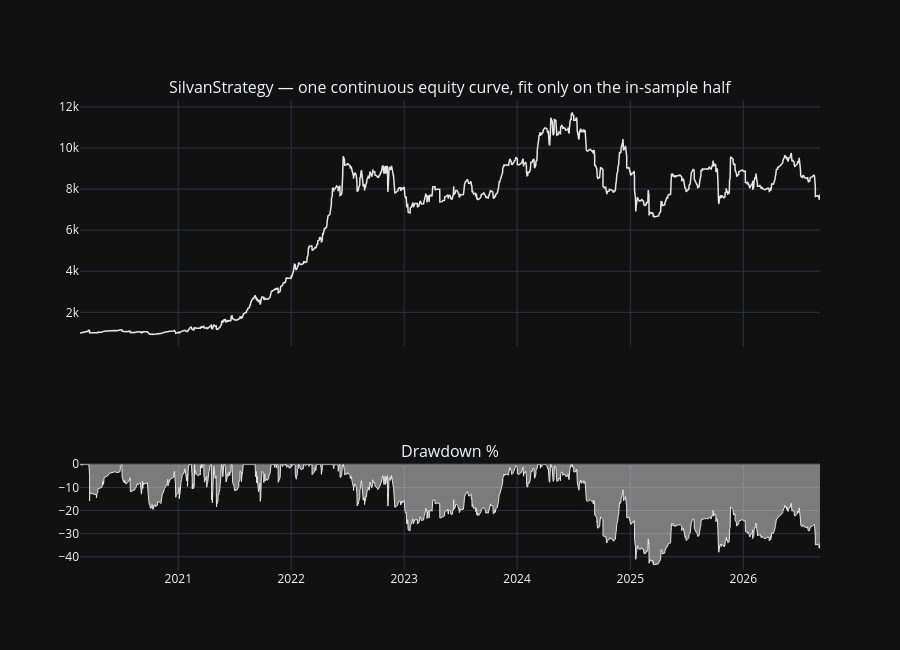

The notebook cell saved with this chart:
### Markdown cell above
## 3. The walk-forward reveal — Split A

Parameters hyperopted **only** on 2018–2023. Carried forward, completely unmodified, across the full period — the shaded regions mark in-sample (fit here) vs. out-of-sample (never seen by the optimizer).

### Code cell
SPLIT_DATES = {"A": pd.Timestamp("2023-01-01", tz="UTC"), "B": pd.Timestamp("2024-01-01", tz="UTC"), "C": pd.Timestamp("2022-01-01", tz="UTC")}

splitA_data, splitA_wallet, _ = load_backtest(SPLIT_A_ZIP)
splitA_trades = build_trades(splitA_data)
splitA_eq, splitA_dd = equity_from_trades(splitA_trades)

split_date = SPLIT_DATES["A"]
is_mask = splitA_trades["close_date"] < split_date

fig = make_subplots(rows=2, cols=1, shared_xaxes=True, row_heights=[0.7, 0.3],
                     subplot_titles=["SilvanStrategy — one continuous equity curve, fit only on the in-sample half", "Drawdown %"])
fig.add_vrect(x0=splitA_trades["close_date"].min(), x1=split_date, fillcolor="#2e7d32", opacity=0.12, line_width=0, row=1, col=1)
fig.add_vrect(x0=split_date, x1=splitA_trades["close_date"].max(), fillcolor="#c0392b", opacity=0.12, line_width=0, row=1, col=1)
fig.add_vrect(x0=splitA_trades["close_date"].min(), x1=split_date, fillcolor="#2e7d32", opacity=0.12, line_width=0, row=2, col=1)
fig.add_vrect(x0=split_date, x1=splitA_trades["close_date"].max(), fillcolor="#c0392b", opacity=0.12, line_width=0, row=2, col=1)
fig.add_vline(x=split_date, line_dash="dot", line_color="white", row=1, col=1)
fig.add_vline(x=split_date, line_dash="dot", line_color="white", row=2, col=1)
fig.add_trace(go.Scatter(x=splitA_trades["close_date"], y=splitA_eq, name="Equity",
                          line=dict(color="#e6e6e6", width=1.5)), row=1, col=1)
fig.add_trace(go.Scatter(x=splitA_trades["close_date"], y=splitA_dd, name="Drawdown",
                          line=dict(color="#e6e6e6", width=1), fill="tozeroy"), row=2, col=1)
fig.update_layout(template="plotly_dark", height=650, showlegend=False)
fig.show()

### Figure 1 — Plotly figure (JSON) as saved in the notebook; plotly's stock layout.template omitted (floating-point values rounded to 4 significant figures; data arrays with more than 128 entries replaced by an {"elided": "..."} marker saying what was removed)
{"data": [{"line": {"color": "#e6e6e6", "width": 1.5}, "name": "Equity", "type": "scatter", "x": {"elided": "1976 str values"}, "xaxis": "x", "y": {"elided": "1976 float values"}, "yaxis": "y"}, {"fill": "tozeroy", "line": {"color": "#e6e6e6", "width": 1}, "name": "Drawdown", "type": "scatter", "x": {"elided": "1976 str values"}, "xaxis": "x2", "y": {"elided": "1976 float values"}, "yaxis": "y2"}], "layout": {"annotations": [{"font": {"size": 16}, "showarrow": false, "text": "SilvanStrategy — one continuous equity curve, fit only on the in-sample half", "x": 0.5, "xanchor": "center", "xref": "paper", "y": 1.0, "yanchor": "bottom", "yref": "paper"}, {"font": {"size": 16}, "showarrow": false, "text": "Drawdown %", "x": 0.5, "xanchor": "center", "xref": "paper", "y": 0.225, "yanchor": "bottom", "yref": "paper"}], "height": 650, "showlegend": false, "xaxis": {"anchor": "y", "domain": [0.0, 1.0], "matches": "x2", "showticklabels": false}, "xaxis2": {"anchor": "y2", "domain": [0.0, 1.0]}, "yaxis": {"anchor": "x", "domain": [0.475, 1.0]}, "yaxis2": {"anchor": "x2", "domain": [0.0, 0.225]}}}
